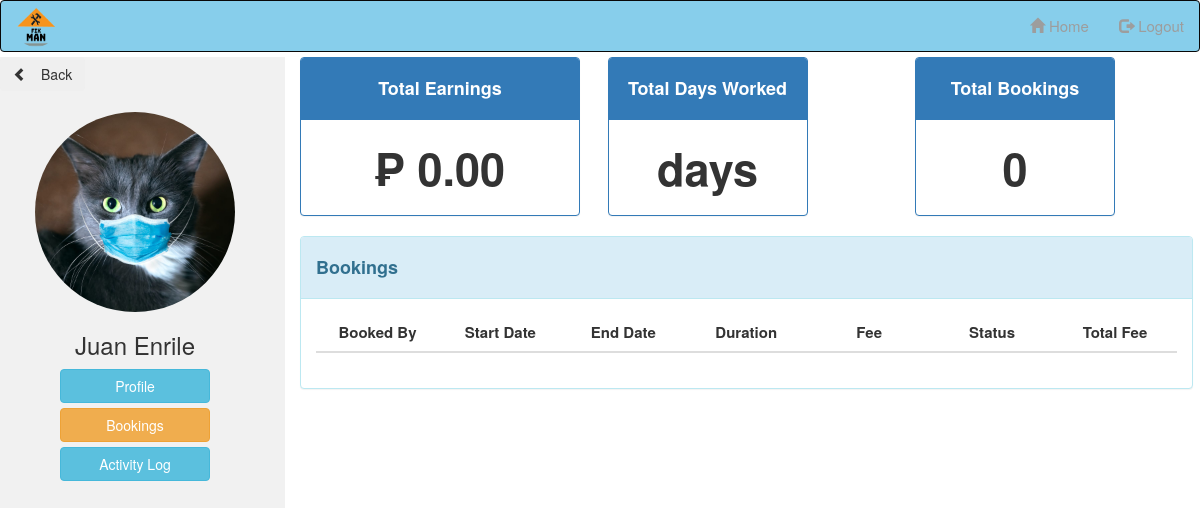
/admin/repairmanbookings.php?repairmanid=40 (signed in), run on the app's committed database.
### tables this page shows
CREATE TABLE `repairman` (
  `repairmanid` int(11) NOT NULL,
  `fname` varchar(50) NOT NULL,
  `mname` varchar(50) NOT NULL,
  `lname` varchar(50) NOT NULL,
  `age` int(11) NOT NULL,
  `bdate` date NOT NULL,
  `address` varchar(50) NOT NULL,
  `contactno` varchar(50) NOT NULL,
  `gender` varchar(50) NOT NULL,
  `username` varchar(50) NOT NULL,
  `password` varchar(50) NOT NULL,
  `email` varchar(50) NOT NULL,
  `category` varchar(50) NOT NULL,
  `experience` varchar(50) NOT NULL,
  `fee` decimal(11,2) NOT NULL,
  `documents` varchar(100) NOT NULL,
  `documents2` varchar(50) NOT NULL,
  `documents3` varchar(50) NOT NULL,
  `profilepix` varchar(200) NOT NULL,
  `user_type` varchar(50) NOT NULL,
  `status` varchar(50) NOT NULL,
  `transaction` varchar(50) NOT NULL,
  `paymentopt` varchar(11) NOT NULL
);

### admin/repairmanbookings.php (the view, shortened to what this page needs)
 <?php
	include('../config.php');
		$repairmanid = $_GET['repairmanid'];
		$repairman = mysqli_query($database, "SELECT * FROM repairman WHERE repairmanid = '$repairmanid'");
    while ($rep = mysqli_fetch_array($repairman))
    {
        $fname = $rep['fname'];
        $lname = $rep['lname'];
        $profilepix = $rep['profilepix'];
    }
    $totalbookings = mysqli_query($database, "SELECT * FROM booking WHERE repairmanid='$repairmanid' AND status='Complete'");
    $bookings = mysqli_num_rows($totalbookings);
    $days = mysqli_query($database, "SELECT sum(totaldays) AS totaldays FROM booking WHERE repairmanid = '$repairmanid'");
    $earnings = mysqli_query($database, "SELECT sum(totalfee) AS totalfees FROM booking WHERE repairmanid = '$repairmanid'");
?>
<!DOCTYPE html>
<html>
<head>
		  <link rel="stylesheet" href="https://maxcdn.bootstrapcdn.com/bootstrap/3.4.1/css/bootstrap.min.css">
</head>
<body>
<?php include('adminheader.php')?>
<div class="row" style="margin-top:-15px">
  <div class="col-sm-3" style="width:300px !important;background-color:#F1F1F1;height:780px">
    <button class="btn btn-light" onclick="location.href='adminviewrepairman.php';"/><span class="glyphicon glyphicon-chevron-left">&nbsp</span>Back</button>
      <center><div class="img_div">
          <br>
          <img src="../profilepix/<?php echo $profilepix ?>" style="width:200px;height:200px;border-radius:100px">
          <h3><?php echo $fname ?> <?php echo $lname ?></h3>
          <a class="btn btn-info" href="adminviewrepairmanprofile.php?repairmanid=<?php echo$repairmanid ?>" style="width:150px;margin-bottom:5px">Profile</a>
          <a class="btn btn-warning" href="repairmanbookings.php?repairmanid=<?php echo$repairmanid ?>" style="width:150px;margin-bottom:5px">Bookings</a>
          <a class="btn btn-info" href="repairmanactivitylog.php?repairmanid=<?php echo$repairmanid ?>" style="width:150px;margin-bottom:5px">Activity Log</a>
        </div></center>
  </div>
  <div class="col-sm-3">
    <div class="panel panel-primary" style="width:280px;">
      <div class="panel-heading" align="center"><h4><b>Total Earnings</b></h4></div>
        <div class="panel-body" style="text-align:center;font-size:3em">
          <span><strong><?php while ($total = mysqli_fetch_array($earnings)) {echo '₱ ';echo number_format($total['totalfees'], 2);}?></strong></span>
        </div>
    </div>
  </div>
  <div class="col-sm-3">
    <div class="panel panel-primary" style="width:200px;">
      <div class="panel-heading" align="center"><h4><b>Total Days Worked</b></h4></div>
        <div class="panel-body" style="text-align:center;font-size:3em">
          <span><strong><?php while ($total = mysqli_fetch_array($days)) {echo $total['totaldays'].' days';}?></strong></span>
        </div>
    </div>
  </div>
  <div class="col-sm-3">
    <div class="panel panel-primary" style="width:200px;">
      <div class="panel-heading" align="center"><h4><b>Total Bookings</b></h4></div>
        <div class="panel-body" style="text-align:center;font-size:3em">
          <span><strong><?php echo $bookings?></strong></span>
        </div>
    </div>
  </div>
  <div class="col-sm-9">
      <div class="panel-group" id="accordion" role="tablist" aria-multiselectable="true">
          <div class="panel panel-info">
            <div class="panel-heading" role="tab" id="headingOne">
              <h4 class="panel-title">
                  <h4><b>Bookings</b></h4>
              </h4>
            </div>
            <div align="left" id="collapseOne" class="panel-collapse collapse in" role="tabpanel" aria-labelledby="headingOne">
              <div class="panel-body">
                <table class="table table-striped">
                  <thead>
                    <tr>
                      <th style="text-align:center;width:100px">Booked By</th>
                      <th style="text-align:center;width:100px">Start Date</th>
                      <th style="text-align:center;width:100px">End Date</th>
                      <th style="text-align:center;width:100px">Duration</th>
                      <th style="text-align:center;width:100px">Fee</th>
                      <th style="text-align:center;width:100px">Status</th>
                      <th style="text-align:center;width:100px">Total Fee</th>
                    </tr>
                  </thead>
                </table>
              </div>
            </div>
          </div>
        </div>
  </div>
</div>
</body>
</html>

### admin/repairmanbookings.php (style rules this page uses)
body { font-family: Century Gothic, Arial, sans-serif, !important; height: auto; background-position: center; background-repeat: no-repeat; background-size: cover; font-size: 1.5em !important; }

### data on the page
repairman: profilepix (picture), fname "Juan", lname "Enrile"

### other printed values
$total['totalfees'] "0.00"
$bookings "0"
